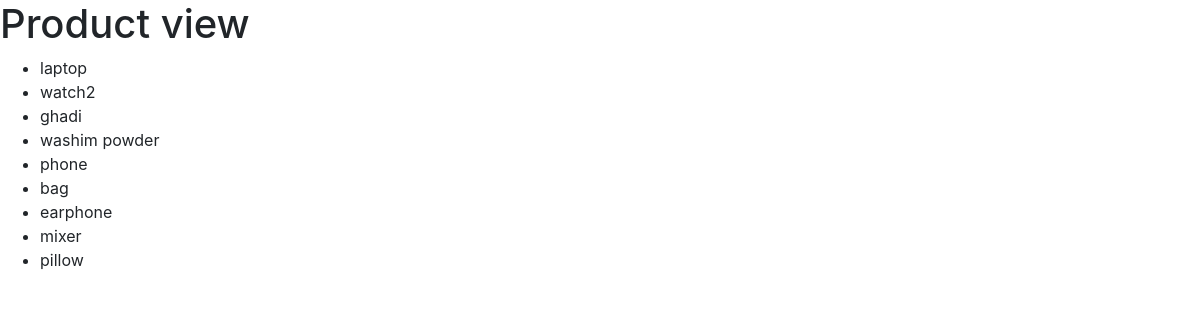
The app's page /shop/productview/, older data.
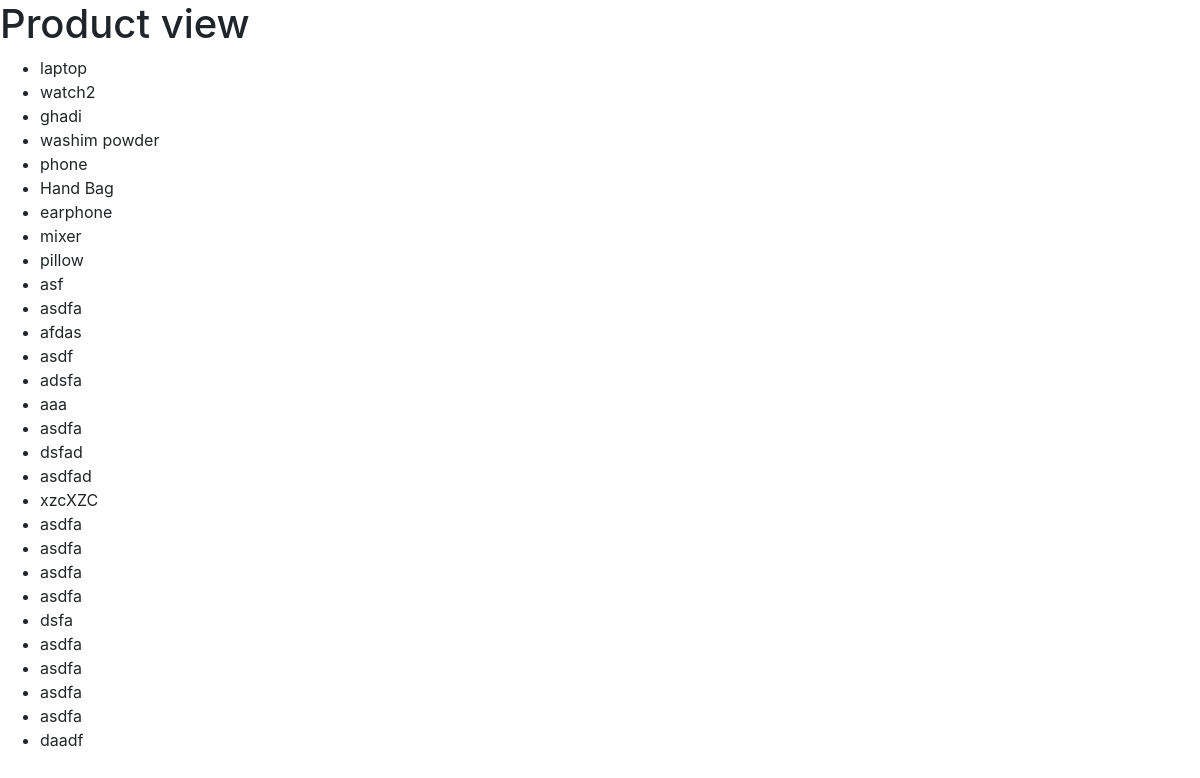
The same page, newer data.
### shop/models.py (models this page shows, shortened)
class Product(models.Model):
    productId = models.AutoField
    productName = models.CharField(max_length=100)
    description = models.CharField(max_length=300)
    publishDate = models.DateField()
    category = models.CharField(max_length=100, default='')
    subcategory = models.CharField(max_length=100, default='')
    price = models.IntegerField(default=0)
    image = models.ImageField(upload_to="shop/images", default='')

### shop/views.py (the view)
# urls.py: path('productview/', views.productview, name='productView'),
def productview(request):
    data = Product.objects.all()
    allProducts = {
        "allProducts": data
    }
    return render(request, 'shop/productview.html', allProducts)

### shop/templates/shop/productview.html (shortened to what this page needs)
<!doctype html>
<html lang="en">
  <head>
    <link rel="stylesheet" href="https://stackpath.bootstrapcdn.com/bootstrap/4.5.2/css/bootstrap.min.css">
  </head>
  <body>
    <h1>Product view</h1>
    <ul>
      {% for product in allProducts %}
      <li>{{product.productName}}</li>
      {% endfor %}
    </ul>
  </body>
</html>

Row changes from the older to the newer data that the page shows:
changed Product: productName "bag" → "Hand Bag"
added Product: productName "asf"
added Product: productName "asdfa"
added Product: productName "afdas"
added Product: productName "asdf"
added Product: productName "adsfa"
added Product: productName "aaa"
added Product: productName "asdfa"
added Product: productName "dsfad"
added Product: productName "asdfad"
added Product: productName "xzcXZC"
added Product: productName "asdfa"
added Product: productName "asdfa"
added Product: productName "asdfa"
added Product: productName "asdfa"
added Product: productName "dsfa"
added Product: productName "asdfa"
added Product: productName "asdfa"
added Product: productName "asdfa"
added Product: productName "asdfa"
added Product: productName "daadf"
